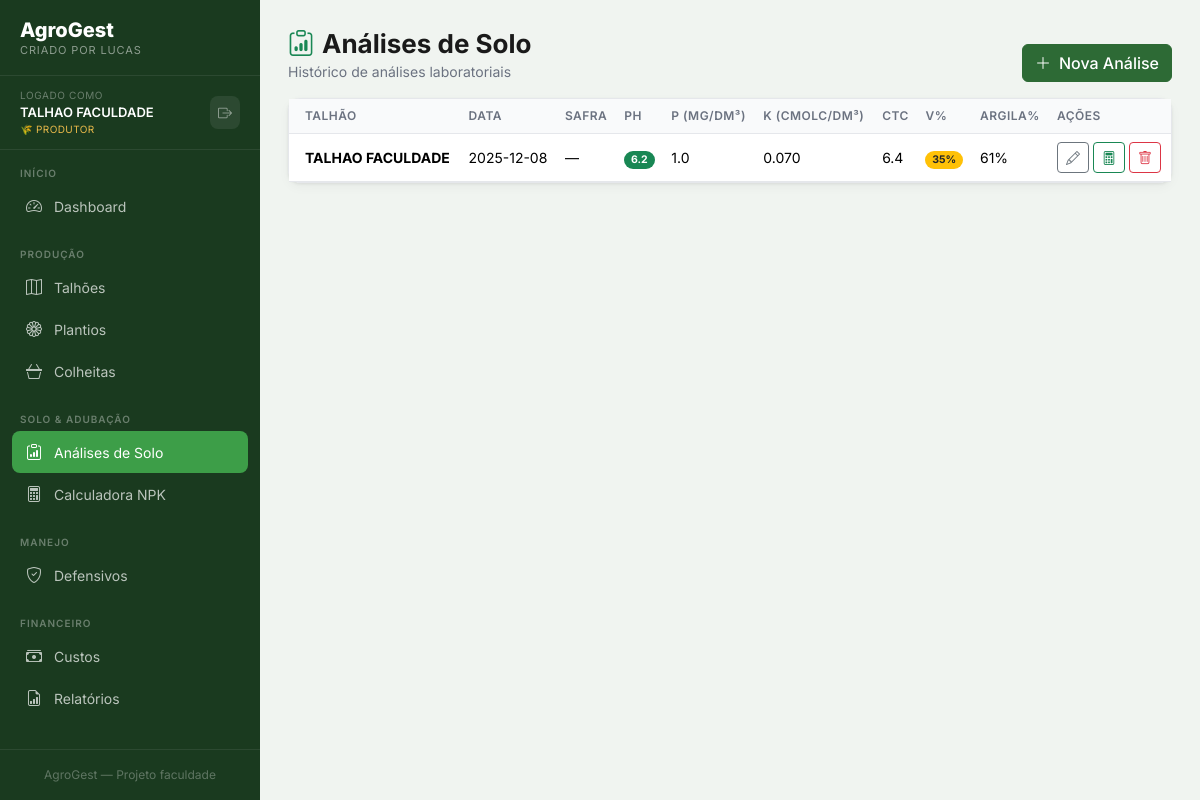
/adubacao/analises (signed in), run on the app's committed database.
### tables this page shows
CREATE TABLE talhoes (
    id INTEGER PRIMARY KEY AUTOINCREMENT,
    usuario_id INTEGER NOT NULL,            -- ← isolamento por usuário
    nome TEXT NOT NULL,
    area_ha REAL NOT NULL,
    localizacao TEXT,
    tipo_solo TEXT,
    observacoes TEXT,
    criado_em TIMESTAMP DEFAULT CURRENT_TIMESTAMP,
    FOREIGN KEY (usuario_id) REFERENCES usuarios(id)
);

CREATE TABLE analises_solo (
    id INTEGER PRIMARY KEY AUTOINCREMENT,
    talhao_id INTEGER NOT NULL,
    data_coleta DATE NOT NULL,
    safra TEXT,
    profundidade TEXT DEFAULT '0-20 cm',
    ph REAL, fosforo REAL, potassio REAL,
    calcio REAL, magnesio REAL, aluminio REAL,
    h_al REAL, ctc REAL, saturacao_bases REAL,
    teor_argila REAL, materia_organica REAL,
    observacoes TEXT,
    criado_em TIMESTAMP DEFAULT CURRENT_TIMESTAMP,
    FOREIGN KEY (talhao_id) REFERENCES talhoes(id)
);

### modules/adubacao.py (the view)
@adubacao_bp.route('/analises')
@login_required
def analises():
    db = get_db()
    analises = db.execute("""
        SELECT a.*, t.nome as talhao_nome
        FROM analises_solo a
        JOIN talhoes t ON t.id = a.talhao_id
        WHERE t.usuario_id = ?
        ORDER BY a.data_coleta DESC
    """, (uid(),)).fetchall()
    return render_template('adubacao/analises.html', analises=analises)

### auth.py (called while the page is built)
def login_required(f):
    @wraps(f)
    def decorated(*args, **kwargs):
        if 'usuario_id' not in session:
            flash('Faça login para continuar.', 'warning')
            return redirect(url_for('auth.login'))
        return f(*args, **kwargs)
    return decorated

### database.py (called while the page is built)
def get_db(app=None):
    from flask import current_app
    if app:
        db = sqlite3.connect(app.config['DATABASE'], detect_types=sqlite3.PARSE_DECLTYPES)
        db.row_factory = sqlite3.Row
        return db
    if 'db' not in g:
        g.db = sqlite3.connect(
            current_app.config['DATABASE'],
            detect_types=sqlite3.PARSE_DECLTYPES
        )
        g.db.row_factory = sqlite3.Row
    return g.db

### modules/adubacao.py (called while the page is built)
def uid():
    return session['usuario_id']

### templates/adubacao/analises.html (shortened to what this page needs)
{% extends "base.html" %}
{% block content %}
<div class="page-header d-flex justify-content-between align-items-center">
    <div>
        <h1 class="page-title">
            <i class="bi bi-clipboard-data me-2 text-success"></i>Análises de Solo
        </h1>
        <p class="page-subtitle">Histórico de análises laboratoriais</p>
    </div>
    <a href="{{ url_for('adubacao.nova_analise') }}" class="btn btn-primary">
        <i class="bi bi-plus-lg me-2"></i>Nova Análise
    </a>
</div>
<div class="card">
    <div class="card-body p-0">
        {% if analises %}
        <div class="table-responsive">
            <table class="table table-hover mb-0">
                <thead>
                    <tr>
                        <th class="ps-3">Talhão</th>
                        <th>Data</th>
                        <th>Safra</th>
                        <th>pH</th>
                        <th>P (mg/dm³)</th>
                        <th>K (cmolc/dm³)</th>
                        <th>CTC</th>
                        <th>V%</th>
                        <th>Argila%</th>
                        <th>Ações</th>
                    </tr>
                </thead>
                <tbody>
                    {% for a in analises %}
                    <tr>
                        <td class="ps-3 fw-bold">
                            {{ a.talhao_nome }}
                        </td>
                        <td>
                            {{ a.data_coleta }}
                        </td>
                        <td>
                            {{ a.safra or '—' }}
                        </td>
                        <td>
                            <span class="badge rounded-pill
                                {% if a.ph < 5.5 %}bg-danger
                                {% elif a.ph < 6.0 %}bg-warning text-dark
                                {% else %}bg-success{% endif %}">
                                {{ "%.1f"|format(a.ph) }}
                            </span>
                        </td>
                        <td>
                            {{ "%.1f"|format(a.fosforo) if a.fosforo else '—' }}
                        </td>
                        <td>
                            {{ "%.3f"|format(a.potassio) if a.potassio else '—' }}
                        </td>
                        <td>
                            {{ "%.1f"|format(a.ctc) if a.ctc else '—' }}
                        </td>
                        <td>
                            <span class="badge rounded-pill
                                {% if a.saturacao_bases < 30 %}bg-danger
                                {% elif a.saturacao_bases < 50 %}bg-warning text-dark
                                {% else %}bg-success{% endif %}">
                                {{ "%.0f"|format(a.saturacao_bases) }}%
                            </span>
                        </td>
                        <td>
                            {{ "%.0f"|format(a.teor_argila) if a.teor_argila else '—' }}%
                        </td>
                        <td>
                            <div class="d-flex gap-1">
                                <a href="{{ url_for('adubacao.editar_analise', id=a.id) }}"
                                   class="btn btn-sm btn-outline-secondary"
                                   title="Editar análise">
                                    <i class="bi bi-pencil"></i>
                                </a>
                                <a href="{{ url_for('adubacao.nova_recomendacao') }}?analise={{ a.id }}"
                                   class="btn btn-sm btn-outline-success"
                                   title="Calcular adubação">
                                    <i class="bi bi-calculator"></i>
                                </a>
                                <form method="POST"
                                      action="{{ url_for('adubacao.deletar_analise', id=a.id) }}"
                                      onsubmit="return confirm('Tem certeza que deseja remover esta análise?');">
                                    <button type="submit"
                                            class="btn btn-sm btn-outline-danger"
                                            title="Remover análise">
                                        <i class="bi bi-trash"></i>
                                    </button>
                                </form>
                            </div>
                        </td>
                    </tr>
                    {% endfor %}
                </tbody>
            </table>
        </div>
        {% endif %}
    </div>
</div>
{% endblock %}

### templates/base.html (shortened to what this page needs)
<!DOCTYPE html>
<html lang="pt-BR">
<head>
    <link href="https://cdnjs.cloudflare.com/ajax/libs/bootstrap/5.3.2/css/bootstrap.min.css" rel="stylesheet">
    <link href="https://cdnjs.cloudflare.com/ajax/libs/bootstrap-icons/1.11.3/font/bootstrap-icons.min.css" rel="stylesheet">
</head>
<body>
<nav class="sidebar">
    <a class="sidebar-brand" href="{{ url_for('dashboard.index') }}">
        <div class="brand-name">AgroGest</div>
        <div class="brand-sub">Criado por Lucas</div>
    </a>
    <div class="sidebar-user">
        <div class="sidebar-user-info">
            <div class="sidebar-user-label">Logado como</div>
            <div class="sidebar-user-name">{{ session.get('usuario_nome', 'Usuário') }}</div>
            <div class="sidebar-user-tipo">
                {% if session.get('usuario_tipo') == 'admin' %}
                    ⭐ Administrador
                {% else %}
                    🌾 Produtor
                {% endif %}
            </div>
        </div>
        <a href="{{ url_for('auth.logout') }}" class="btn-logout-sidebar" title="Sair">
            <i class="bi bi-box-arrow-right"></i>
        </a>
    </div>
    <div class="nav-section">
        <div class="nav-section-label">Início</div>
        <a class="nav-link {% if request.endpoint == 'dashboard.index' %}active{% endif %}"
           href="{{ url_for('dashboard.index') }}">
            <i class="bi bi-speedometer2"></i> Dashboard
        </a>
    </div>
    <div class="nav-section">
        <div class="nav-section-label">Produção</div>
        <a class="nav-link {% if 'talhoes' in request.endpoint %}active{% endif %}"
           href="{{ url_for('talhoes.index') }}">
            <i class="bi bi-map"></i> Talhões
        </a>
        <a class="nav-link {% if 'plantio' in request.endpoint %}active{% endif %}"
           href="{{ url_for('plantio.index') }}">
            <i class="bi bi-flower1"></i> Plantios
        </a>
        <a class="nav-link {% if 'colheita' in request.endpoint %}active{% endif %}"
           href="{{ url_for('colheita.index') }}">
            <i class="bi bi-basket3"></i> Colheitas
        </a>
    </div>
    <div class="nav-section">
        <div class="nav-section-label">Solo & Adubação</div>
        <a class="nav-link {% if 'analises' in request.endpoint %}active{% endif %}"
           href="{{ url_for('adubacao.analises') }}">
            <i class="bi bi-clipboard-data"></i> Análises de Solo
        </a>
        <a class="nav-link {% if 'recomendac' in request.endpoint %}active{% endif %}"
           href="{{ url_for('adubacao.recomendacoes') }}">
            <i class="bi bi-calculator"></i> Calculadora NPK
        </a>
    </div>
    <div class="nav-section">
        <div class="nav-section-label">Manejo</div>
        <a class="nav-link {% if 'defensivos' in request.endpoint %}active{% endif %}"
           href="{{ url_for('defensivos.index') }}">
            <i class="bi bi-shield-check"></i> Defensivos
        </a>
    </div>
    <div class="nav-section">
        <div class="nav-section-label">Financeiro</div>
        <a class="nav-link {% if 'custos' in request.endpoint %}active{% endif %}"
           href="{{ url_for('custos.index') }}">
            <i class="bi bi-cash-stack"></i> Custos
        </a>
        <a class="nav-link {% if 'relatorios' in request.endpoint %}active{% endif %}"
           href="{{ url_for('relatorios.index') }}">
            <i class="bi bi-file-earmark-bar-graph"></i> Relatórios
        </a>
    </div>
    <div class="sidebar-footer">
        AgroGest &mdash; Projeto faculdade
    </div>
</nav>
<main class="main-wrapper">
    {% block content %}{% endblock %}
</main>
</body>
</html>

### templates/base.html (style rules this page uses)
:root { --green-deep: #1a3a1f; --green-mid: #2d6a35; --green-bright: #3d9e48; --green-light: #6abf71; --gold: #e8b94a; --gold-light: #f5d87a; --cream: #faf7f0; --soil: #6b4423; --soil-light: #a0714f; --text-dark: #1a1a1a; --text-muted: #6b7280; --border: #e5e7eb; --shadow: 0 1px 3px rgba(0,0,0,.08), 0 4px 12px rgba(0,0,0,.04); --shadow-lg: 0 8px 24px rgba(0,0,0,.10); --radius: 12px; --bottom-nav-h: 64px; }
* { box-sizing: border-box; }
body { font-family: 'Inter', sans-serif; background: #f0f4f0; color: var(--text-dark); min-height: 100vh; }
.sidebar { width: 260px; min-height: 100vh; background: var(--green-deep); position: fixed; top: 0; left: 0; z-index: 1000; display: flex; flex-direction: column; overflow-y: auto; }
.sidebar-brand { padding: 20px 20px 16px; border-bottom: 1px solid rgba(255,255,255,.08); text-decoration: none; display: block; }
.brand-name { font-weight: 800; font-size: 20px; color: #fff; line-height: 1; }
.brand-sub { font-size: 11px; color: rgba(255,255,255,.5); text-transform: uppercase; letter-spacing: .08em; margin-top: 2px; }
.sidebar-user { padding: 12px 20px; border-bottom: 1px solid rgba(255,255,255,.08); display: flex; align-items: center; justify-content: space-between; gap: 8px; }
.sidebar-user-info { flex: 1; min-width: 0; }
.sidebar-user-label { font-size: 10px; color: rgba(255,255,255,.35); text-transform: uppercase; letter-spacing: .06em; }
.sidebar-user-name { font-size: 13px; font-weight: 600; color: #fff; white-space: nowrap; overflow: hidden; text-overflow: ellipsis; }
.sidebar-user-tipo { font-size: 10px; color: var(--gold); text-transform: uppercase; letter-spacing: .04em; }
.btn-logout-sidebar { background: rgba(255,255,255,.08); border: none; border-radius: 8px; color: rgba(255,255,255,.5); padding: 6px 8px; font-size: 14px; cursor: pointer; transition: all .15s; text-decoration: none; display: flex; align-items: center; }
.nav-section { padding: 16px 12px 4px; }
.nav-section-label { font-size: 10px; font-weight: 600; text-transform: uppercase; letter-spacing: .1em; color: rgba(255,255,255,.35); padding: 0 8px; margin-bottom: 4px; }
.sidebar .nav-link { display: flex; align-items: center; gap: 10px; padding: 9px 12px; border-radius: 8px; color: rgba(255,255,255,.7); font-size: 14px; font-weight: 400; text-decoration: none; transition: all .15s; }
.sidebar .nav-link.active { background: var(--green-bright); color: #fff; }
.sidebar .nav-link i { font-size: 16px; width: 20px; text-align: center; }
.sidebar-footer { margin-top: auto; padding: 16px; border-top: 1px solid rgba(255,255,255,.08); font-size: 12px; color: rgba(255,255,255,.3); text-align: center; }
.main-wrapper { margin-left: 260px; padding: 28px; min-height: 100vh; }
.page-title { font-weight: 700; font-size: 26px; color: var(--text-dark); margin: 0; }
.page-subtitle { color: var(--text-muted); font-size: 14px; margin-top: 2px; }
.card { background: #fff; border: 1px solid var(--border); border-radius: var(--radius); box-shadow: var(--shadow); }
.table { font-size: 14px; }
.table th { font-weight: 600; font-size: 12px; text-transform: uppercase; letter-spacing: .04em; color: var(--text-muted); background: #f9fafb; border-bottom: 1px solid var(--border); }
.table td { vertical-align: middle; border-color: var(--border); }
.btn-primary { background: var(--green-mid); border-color: var(--green-mid); font-weight: 500; }

### data on the page
talhoes: get "TALHAO FACULDADE"
analises_solo: talhao_nome "TALHAO FACULDADE", data_coleta "2025-12-08", safra "—", ph "6.2", fosforo "1.0", potassio "0.070", ctc "6.4", saturacao_bases "35", teor_argila "61"
